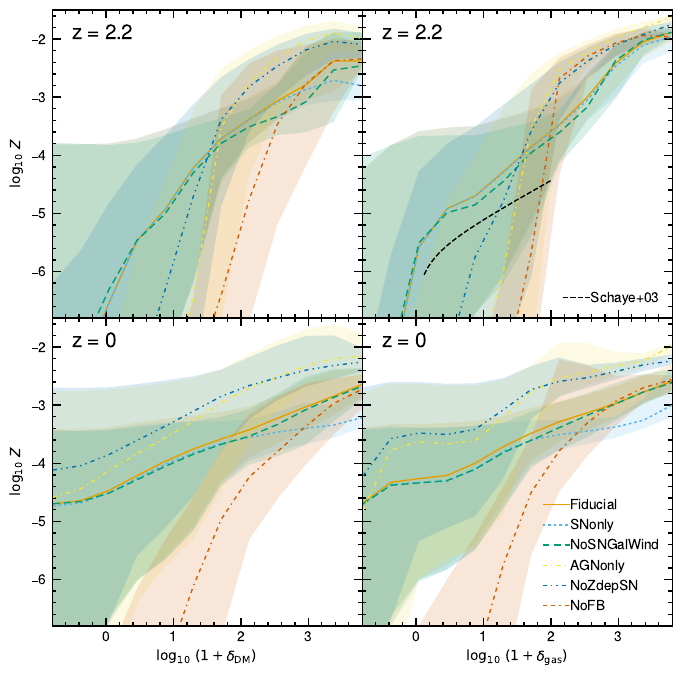

The script that saved this image:
# plot delta_dm vs metallcity

import numpy as np
import matplotlib.pyplot as plt


# 2x2 grid of plots
fig, ax = plt.subplots(2, 2, figsize=(8, 8), sharex=True, sharey=True)
# Adjust the spacing between subplots
plt.subplots_adjust(wspace=0, hspace=0)

ax[0,0].set_xlim(-0.8, 3.8)
ax[0,0].set_ylim(-6.8, -1.5)
ylabel = r"$\log_{10} \,Z$"
xlabel1 = r"$\log_{10}\,(1 + \delta_{\rm DM})$"
xlabel2 = r"$\log_{10}\,(1 + \delta_{\rm gas})$"

ax[0,0].set_ylabel(ylabel)
ax[1,0].set_ylabel(ylabel)
ax[1,0].set_xlabel(xlabel1)
ax[1,1].set_xlabel(xlabel2)

Xpoints, Ym, Y16, Y84 = np.loadtxt("overdensity_metallicity/DeltaDMZ_z2_Fiducial.txt").T
ax[0,0].fill_between(Xpoints, Y16, Y84, alpha=0.15)
ax[0,0].plot(Xpoints, Ym, ms=0)#, label="Fiducial")

Xpoints, Ym, Y16, Y84 = np.loadtxt("overdensity_metallicity/DeltaDMZ_z2_SNonly.txt").T
ax[0,0].fill_between(Xpoints, Y16, Y84, alpha=0.15)
ax[0,0].plot(Xpoints, Ym, ms=0)#, label="SNonly")

Xpoints, Ym, Y16, Y84 = np.loadtxt("overdensity_metallicity/DeltaDMZ_z2_NoSNGalWind.txt").T
ax[0,0].fill_between(Xpoints, Y16, Y84, alpha=0.15)
ax[0,0].plot(Xpoints, Ym, ms=0)#, label="NoSNGalWind")

Xpoints, Ym, Y16, Y84 = np.loadtxt("overdensity_metallicity/DeltaDMZ_z2_AGNonly.txt").T
ax[0,0].fill_between(Xpoints, Y16, Y84, alpha=0.15)
ax[0,0].plot(Xpoints, Ym, ms=0)#, label="AGNonly")

Xpoints, Ym, Y16, Y84 = np.loadtxt("overdensity_metallicity/DeltaDMZ_z2_NoZdepSN.txt").T
ax[0,0].fill_between(Xpoints, Y16, Y84, alpha=0.15)
ax[0,0].plot(Xpoints, Ym, ms=0)#, label="NoZdepSN")

Xpoints, Ym, Y16, Y84 = np.loadtxt("overdensity_metallicity/DeltaDMZ_z2_NoFB.txt").T
ax[0,0].fill_between(Xpoints, Y16, Y84, alpha=0.15)
ax[0,0].plot(Xpoints, Ym, ms=0)#, label="NoFB")

ax[0,0].text(-0.5, -2, "z = 2.2", fontsize=15)



Xpoints, Ym, Y16, Y84 = np.loadtxt("overdensity_metallicity/DeltaGasZ_z2_Fiducial.txt").T
ax[0,1].fill_between(Xpoints, Y16, Y84, alpha=0.15)
ax[0,1].plot(Xpoints, Ym, ms=0)#, label="Fiducial")

Xpoints, Ym, Y16, Y84 = np.loadtxt("overdensity_metallicity/DeltaGasZ_z2_SNonly.txt").T
ax[0,1].fill_between(Xpoints, Y16, Y84, alpha=0.15)
ax[0,1].plot(Xpoints, Ym, ms=0)#, label="SNonly")

Xpoints, Ym, Y16, Y84 = np.loadtxt("overdensity_metallicity/DeltaGasZ_z2_NoSNGalWind.txt").T
ax[0,1].fill_between(Xpoints, Y16, Y84, alpha=0.15)
ax[0,1].plot(Xpoints, Ym, ms=0)#, label="NoSNGalWind")

Xpoints, Ym, Y16, Y84 = np.loadtxt("overdensity_metallicity/DeltaGasZ_z2_AGNonly.txt").T
ax[0,1].fill_between(Xpoints, Y16, Y84, alpha=0.15)
ax[0,1].plot(Xpoints, Ym, ms=0)#, label="AGNonly")

Xpoints, Ym, Y16, Y84 = np.loadtxt("overdensity_metallicity/DeltaGasZ_z2_NoZdepSN.txt").T
ax[0,1].fill_between(Xpoints, Y16, Y84, alpha=0.15)
ax[0,1].plot(Xpoints, Ym, ms=0)#, label="NoZdepSN")

Xpoints, Ym, Y16, Y84 = np.loadtxt("overdensity_metallicity/DeltaGasZ_z2_NoFB.txt").T
ax[0,1].fill_between(Xpoints, Y16, Y84, alpha=0.15)
ax[0,1].plot(Xpoints, Ym, ms=0)#, label="NoFB")

ax[0,1].text(-0.5, -2, "z = 2.2", fontsize=15)

# best fit line from Schaye et al. (2003). carbon metallicity [C/H]
def DeltaZSchaye(z, logdelta):
    return -3.47 + 0.08 * (z-3) + 0.65 * (logdelta - 0.5)

logd = np.linspace(-0.5, 2, 100)
logd1 = np.log10(1 + 10**logd)
logZ = DeltaZSchaye(2.2, logd) + np.log10(0.0134)
ax[0,1].plot(logd1, logZ, label="Schaye+03", linestyle="--", color="black", ms=0)

ax[0,1].legend(loc="lower right", fontsize=10)


Xpoints, Ym, Y16, Y84 = np.loadtxt("overdensity_metallicity/DeltaDMZ_z0_Fiducial.txt").T
ax[1,0].fill_between(Xpoints, Y16, Y84, alpha=0.15)
ax[1,0].plot(Xpoints, Ym, ms=0)#, label="Fiducial")

Xpoints, Ym, Y16, Y84 = np.loadtxt("overdensity_metallicity/DeltaDMZ_z0_SNonly.txt").T
ax[1,0].fill_between(Xpoints, Y16, Y84, alpha=0.15)
ax[1,0].plot(Xpoints, Ym, ms=0)#, label="SNonly")

Xpoints, Ym, Y16, Y84 = np.loadtxt("overdensity_metallicity/DeltaDMZ_z0_NoSNGalWind.txt").T
ax[1,0].fill_between(Xpoints, Y16, Y84, alpha=0.15)
ax[1,0].plot(Xpoints, Ym, ms=0)#, label="NoSNGalWind")

Xpoints, Ym, Y16, Y84 = np.loadtxt("overdensity_metallicity/DeltaDMZ_z0_AGNonly.txt").T
ax[1,0].fill_between(Xpoints, Y16, Y84, alpha=0.15)
ax[1,0].plot(Xpoints, Ym, ms=0)#, label="AGNonly")

Xpoints, Ym, Y16, Y84 = np.loadtxt("overdensity_metallicity/DeltaDMZ_z0_NoZdepSN.txt").T
ax[1,0].fill_between(Xpoints, Y16, Y84, alpha=0.15)
ax[1,0].plot(Xpoints, Ym, ms=0)#, label="NoZdepSN")

Xpoints, Ym, Y16, Y84 = np.loadtxt("overdensity_metallicity/DeltaDMZ_z0_NoFB.txt").T
ax[1,0].fill_between(Xpoints, Y16, Y84, alpha=0.15)
ax[1,0].plot(Xpoints, Ym, ms=0)#, label="NoFB")

ax[1,0].text(-0.5, -2, "z = 0", fontsize=15)


Xpoints, Ym, Y16, Y84 = np.loadtxt("overdensity_metallicity/DeltaGasZ_z0_Fiducial.txt").T
ax[1,1].fill_between(Xpoints, Y16, Y84, alpha=0.15)
ax[1,1].plot(Xpoints, Ym, ms=0, label="Fiducial")

Xpoints, Ym, Y16, Y84 = np.loadtxt("overdensity_metallicity/DeltaGasZ_z0_SNonly.txt").T
ax[1,1].fill_between(Xpoints, Y16, Y84, alpha=0.15)
ax[1,1].plot(Xpoints, Ym, ms=0, label="SNonly")

Xpoints, Ym, Y16, Y84 = np.loadtxt("overdensity_metallicity/DeltaGasZ_z0_NoSNGalWind.txt").T
ax[1,1].fill_between(Xpoints, Y16, Y84, alpha=0.15)
ax[1,1].plot(Xpoints, Ym, ms=0, label="NoSNGalWind")

Xpoints, Ym, Y16, Y84 = np.loadtxt("overdensity_metallicity/DeltaGasZ_z0_AGNonly.txt").T
ax[1,1].fill_between(Xpoints, Y16, Y84, alpha=0.15)
ax[1,1].plot(Xpoints, Ym, ms=0, label="AGNonly")

Xpoints, Ym, Y16, Y84 = np.loadtxt("overdensity_metallicity/DeltaGasZ_z0_NoZdepSN.txt").T
ax[1,1].fill_between(Xpoints, Y16, Y84, alpha=0.15)
ax[1,1].plot(Xpoints, Ym, ms=0, label="NoZdepSN")

Xpoints, Ym, Y16, Y84 = np.loadtxt("overdensity_metallicity/DeltaGasZ_z0_NoFB.txt").T
ax[1,1].fill_between(Xpoints, Y16, Y84, alpha=0.15)
ax[1,1].plot(Xpoints, Ym, ms=0, label="NoFB")

ax[1,1].text(-0.5, -2, "z = 0", fontsize=15)
ax[1,1].legend(loc="lower right", fontsize=10)


# plt.legend(bbox_to_anchor=(0.95, 0.05), loc='lower right')
plt.savefig("fig10_deltaZ.pdf", bbox_inches="tight", dpi=300)
plt.close()
